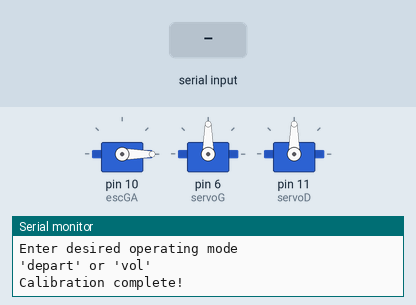
The sketch below on a simulated Arduino Uno, built with avr-gcc and run on an emulated ATmega328P. Parts: 3 × servo, the last lines printed to the serial monitor. Inputs (shaded band) come from the test bench.

Above: at 12.0 s.
12.1 s: "depart\n" received over Serial
At 15.8 s:
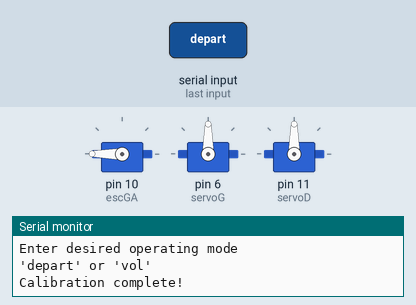
At 22.6 s:
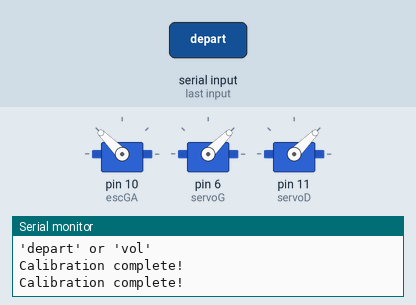
28.5 s: "vol\n" received over Serial
At 33.5 s:
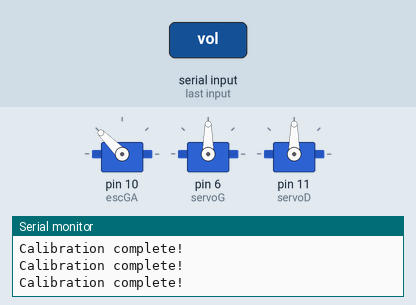
Timing chart, 0 to 39.5 s (numbered marks = the images above; inputs shaded):
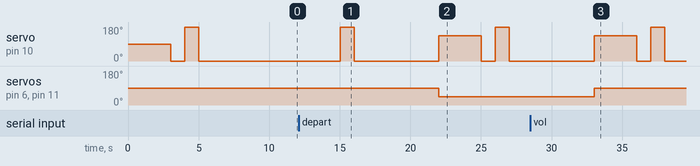

Measured:
- after the input at 12.1 s, servo on pin 6 (servoG), servo on pin 11 (servoD): 90° → 45° after 9.9 s
- after the input at 28.5 s, servo on pin 6 (servoG), servo on pin 11 (servoD): 45° → 90° after 4.5 s

The sketch:

final_prog.ino
```cpp
#include <Servo.h>

Servo escGA; //Front Left
Servo escDA; //Front Right
Servo escGD; //Rear Left
Servo escDD; //Rear Right

Servo servoG; //Left Servo
Servo servoD; //Right Servo

String command;

void setup() {
  Serial.begin(9600);
  escGA.attach(3);
  escGA.attach(9);
  escGA.attach(5);
  escGA.attach(10);

  servoG.attach(6);
  servoD.attach(11);

  delay(15);
  // Initialization of servos' positions
  servoG.write(90);
  servoD.write(90);

  Serial.println("Enter desired operating mode");
  Serial.println("'depart' or 'vol'");
}

void loop() {
  delay(3000);
  calibrage();
  {
    if (Serial.available())
    {
      command = Serial.readStringUntil('\n');
    }
    if (command == "depart")
    {
      depart();
    }
    else if (command == "vol")
    {
      vol();
    }
    command = "";
  }
}

void calibrage() {
  //Calibration of Front Left (GA)
  escGA.write(0);
  delay(1000);
  escGA.write(180);
  delay(1000);
  escGA.write(0);

  //Calibration of Front Right (DA)
  escDA.write(0);
  delay(1000);
  escDA.write(180);
  delay(1000);
  escDA.write(0);

  //Calibration of Rear Left (GD)
  escGD.write(0);
  delay(1000);
  escGD.write(180);
  delay(1000);
  escGD.write(0);

  //Calibration of Rear Right (DD)
  escDD.write(0);
  delay(1000);
  escDD.write(180);
  delay(1000);
  escDD.write(0);

  Serial.println("Calibration complete!");
}

void depart() {
  //Position of servos (takeoff mode)
  servoG.write(45);
  servoD.write(45);
  //All four motors stay on
  escGA.write(135);
  escDA.write(135);
  escGD.write(135);
  escDD.write(135);
}

void vol() {
  //Position of servos (flight mode)
  servoG.write(90);
  servoD.write(90);
  //Only front motors stay on
  escGA.write(135);
  escDA.write(135);
  //Rear motors are turned off
  escGD.write(0);
  escDD.write(0);
}
```
